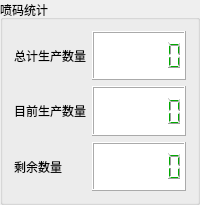
       <widget class="QGroupBox" name="groupBox">
        <property name="title">
         <string>喷码统计</string>
        </property>
        <layout class="QGridLayout" name="gridLayout_4" rowstretch="0,0,0" columnstretch="0,1">
         <item row="2" column="1">
          <widget class="QLCDNumber" name="lcdNumber_3">
           <property name="minimumSize">
            <size>
             <width>0</width>
             <height>49</height>
            </size>
           </property>
           <property name="styleSheet">
            <string notr="true">color: rgb(0, 170, 0);background-color: rgb(255, 255, 255);</string>
           </property>
           <property name="digitCount">
            <number>6</number>
           </property>
          </widget>
         </item>
         <item row="0" column="0">
          <widget class="QLabel" name="label">
           <property name="text">
            <string>总计生产数量</string>
           </property>
          </widget>
         </item>
         <item row="0" column="1">
          <widget class="QLCDNumber" name="lcdNumber">
           <property name="minimumSize">
            <size>
             <width>0</width>
             <height>49</height>
            </size>
           </property>
           <property name="styleSheet">
            <string notr="true">color: rgb(0, 170, 0);background-color: rgb(255, 255, 255);</string>
           </property>
           <property name="digitCount">
            <number>6</number>
           </property>
          </widget>
         </item>
         <item row="1" column="1">
          <widget class="QLCDNumber" name="lcdNumber_2">
           <property name="minimumSize">
            <size>
             <width>0</width>
             <height>50</height>
            </size>
           </property>
           <property name="styleSheet">
            <string notr="true">color: rgb(0, 170, 0);background-color: rgb(255, 255, 255);</string>
           </property>
           <property name="digitCount">
            <number>6</number>
           </property>
          </widget>
         </item>
         <item row="1" column="0">
          <widget class="QLabel" name="label_2">
           <property name="text">
            <string>目前生产数量</string>
           </property>
          </widget>
         </item>
         <item row="2" column="0">
          <widget class="QLabel" name="label_3">
           <property name="text">
            <string>剩余数量</string>
           </property>
          </widget>
         </item>
        </layout>
       </widget>
